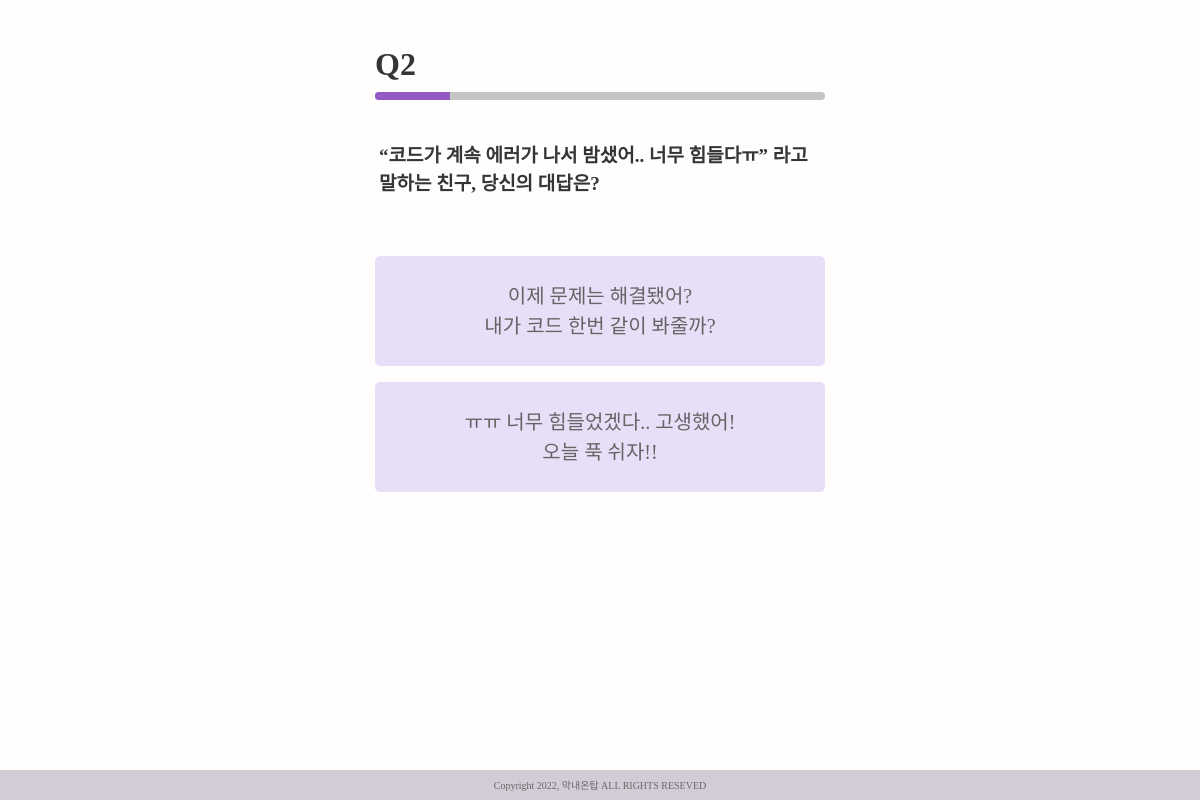
/mbti/2/, run on the app's committed database.
### MBTI/models.py (models this page shows)
class Question(models.Model):
    title = models.TextField()
    choice_right = models.TextField()
    choice_left = models.TextField()
    question_category = models.TextField()

### MBTI/views.py (the view)
# urls.py: path('<int:question_pk>/', views.question_page, name='question_page'),
def question_page(request, question_pk):
    questions = get_object_or_404(Question, pk = question_pk)
    context = {
        'questions' : questions,
        'progress': (question_pk/12)*100
    }
    return render(request, 'MBTI/question_page.html', context)

### MBTI/templates/MBTI/question_page.html (shortened to what this page needs)
{% extends 'base.html' %}
{% block content %}
  <p class="question-number mb-1">Q{{questions.pk}}</p>
  <div class="progress" style="height: 8px; background: #C4C4C4;">
    <div class="progress-bar" role="progressbar" style="width: {{ progress }}%; background: #9559C5;" aria-valuenow="{{ progress }}" aria-valuemin="0" aria-valuemax="100"></div>
  </div>
  <div class="question-box d-flex justify-content-start align-items-center">
    <p class="question-font ms-1">{{ questions.title | linebreaksbr }}</p>
  </div>
  <form id="choiceLeft" method="POST" data-question-id="{{ questions.pk }}" data-question-category="{{ questions.question_category }}">
    <button class="answer-box answer-font mt-3 mb-2 d-flex justify-content-center align-items-center border-0">
      <p class="m-0">
        {{ questions.choice_left | linebreaksbr }}
      </p>
    </button>
  </form>
  <form id="choiceRight" method="POST" data-question-id="{{ questions.pk }}" data-question-category="{{ questions.question_category }}">
    <button class="answer-box answer-font mt-3 mb-2 d-flex justify-content-center align-items-center border-0">
      <p class="m-0">
        {{ questions.choice_right | linebreaksbr }}
      </p>
    </button>
  </form>
{% endblock content %}

### MBTI/static/mbti.css (style rules this page uses)
body { background: #FFFEFC; }
.question-number { font-family: 'Leferi Base Type'; font-style: normal; font-weight: 700; font-size: 32px; color: #353535; margin: 0; }
.question-box { width: 100%; height: 110px; }
.question-font { font-family: 'Leferi Base Type'; font-style: normal; font-weight: 700; font-size: 15px; color: #353535; margin: 0; }
.answer-box { background: #E9DEF8; border-radius: 5px; height: 110px; text-decoration: none; width: 100%; padding: 0 1%; }
.answer-font { font-family: 'Leferi Base Type'; font-style: normal; font-weight: 400; font-size: 16px; color:#646464; margin: 0; text-align: center; }
@media (min-width: 480px) { .question-box { height: 140px; } }
@media (min-width: 480px) { .question-font { font-size: 19px; } }
@media (min-width: 480px) { .answer-font { font-size: 20px; } }

### data on the page
Question: pk "2", title "“코드가 계속 에러가 나서 밤샜어.. 너무 힘들다ㅠ” 라고 말하는 친구, 당신의 대답은?", choice_left "이제 문제는 해결됐어? 내가 코드 한번 같이 봐줄까?", choice_right "ㅠㅠ 너무 힘들었겠다.. 고생했어! 오늘 푹 쉬자!!"
